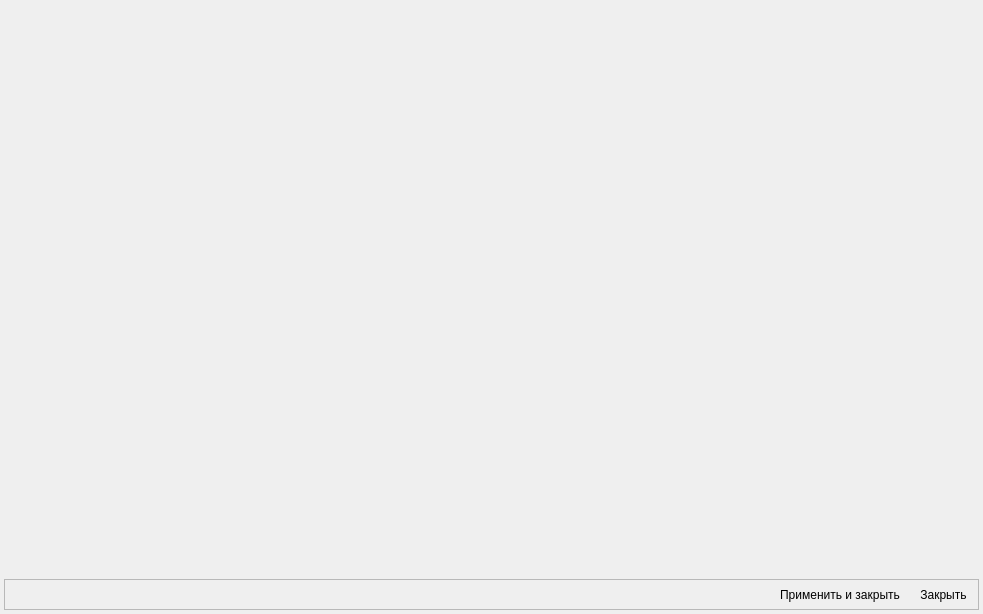
<?xml version="1.0" encoding="UTF-8"?>
<ui version="4.0">
 <class>ResourceExplorerDialog</class>
 <widget class="QDialog" name="ResourceExplorerDialog">
  <property name="geometry">
   <rect>
    <x>0</x>
    <y>0</y>
    <width>983</width>
    <height>614</height>
   </rect>
  </property>
  <property name="windowTitle">
   <string>Выбор ресурса...</string>
  </property>
  <layout class="QVBoxLayout" name="verticalLayout">
   <property name="spacing">
    <number>4</number>
   </property>
   <property name="leftMargin">
    <number>4</number>
   </property>
   <property name="topMargin">
    <number>4</number>
   </property>
   <property name="rightMargin">
    <number>4</number>
   </property>
   <property name="bottomMargin">
    <number>4</number>
   </property>
   <item>
    <widget class="ResourceExplorer" name="widget" native="true">
     <property name="sizePolicy">
      <sizepolicy hsizetype="Preferred" vsizetype="Expanding">
       <horstretch>0</horstretch>
       <verstretch>0</verstretch>
      </sizepolicy>
     </property>
    </widget>
   </item>
   <item>
    <widget class="QFrame" name="frame">
     <property name="frameShape">
      <enum>QFrame::StyledPanel</enum>
     </property>
     <property name="frameShadow">
      <enum>QFrame::Sunken</enum>
     </property>
     <layout class="QHBoxLayout" name="horizontalLayout">
      <property name="leftMargin">
       <number>4</number>
      </property>
      <property name="topMargin">
       <number>4</number>
      </property>
      <property name="rightMargin">
       <number>4</number>
      </property>
      <property name="bottomMargin">
       <number>4</number>
      </property>
      <item>
       <spacer name="horizontalSpacer">
        <property name="orientation">
         <enum>Qt::Horizontal</enum>
        </property>
        <property name="sizeHint" stdset="0">
         <size>
          <width>770</width>
          <height>20</height>
         </size>
        </property>
       </spacer>
      </item>
      <item>
       <widget class="QToolButton" name="applyButton">
        <property name="text">
         <string>Применить и закрыть</string>
        </property>
        <property name="iconSize">
         <size>
          <width>28</width>
          <height>28</height>
         </size>
        </property>
        <property name="autoRaise">
         <bool>true</bool>
        </property>
       </widget>
      </item>
      <item>
       <widget class="QToolButton" name="cancelButton">
        <property name="text">
         <string>Закрыть</string>
        </property>
        <property name="iconSize">
         <size>
          <width>28</width>
          <height>28</height>
         </size>
        </property>
        <property name="autoRaise">
         <bool>true</bool>
        </property>
       </widget>
      </item>
     </layout>
    </widget>
   </item>
  </layout>
 </widget>
 <customwidgets>
  <customwidget>
   <class>ResourceExplorer</class>
   <extends>QWidget</extends>
   <header>Resources/resourceexplorer.h</header>
   <container>1</container>
  </customwidget>
 </customwidgets>
 <resources/>
 <connections/>
</ui>
